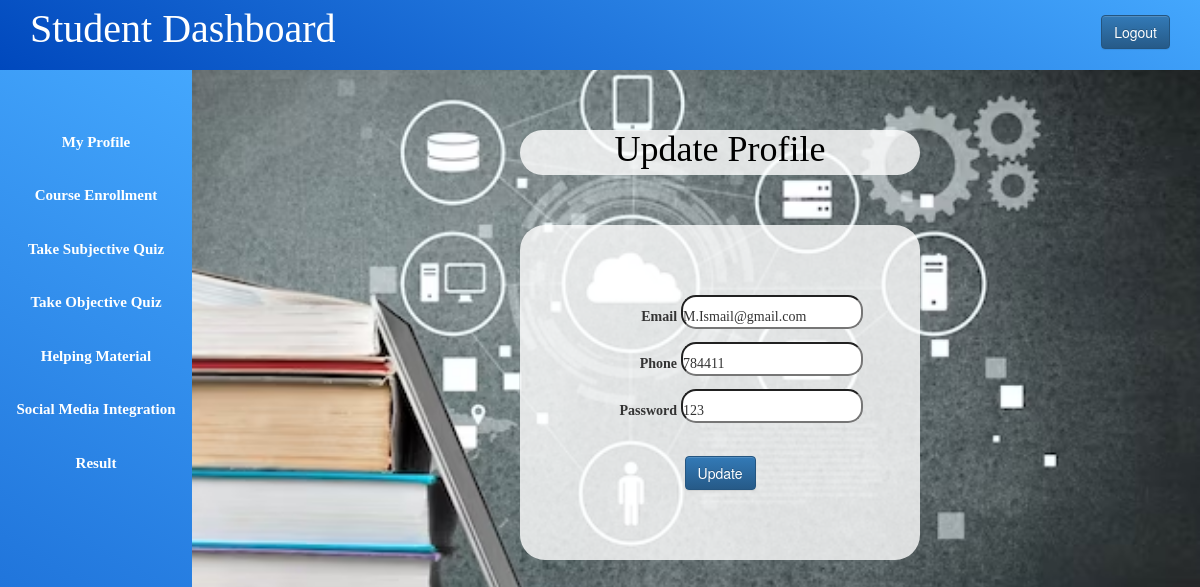
The page /student_profile.php (signed in) on the database its author committed.
### tables this page shows
CREATE TABLE IF NOT EXISTS `user` (
  `id` int NOT NULL AUTO_INCREMENT,
  `username` varchar(50) DEFAULT NULL,
  `phone` varchar(50) DEFAULT NULL,
  `email` varchar(50) DEFAULT NULL,
  `usertype` varchar(50) DEFAULT NULL,
  `password` varchar(50) DEFAULT NULL,
  PRIMARY KEY (`id`)
);

### student_profile.php (the view, shortened to what this page needs)
<?php
$host="localhost";
$user="root";
$password="";
$db="lms";
$data=mysqli_connect($host, $user, $password, $db);
$name=$_SESSION['username'];
$sql="SELECT * FROM user WHERE username='$name' ";
$result=mysqli_query($data,$sql);
$info=mysqli_fetch_assoc($result);
?>
<!DOCTYPE html>
<html>
<head>
	<?php
	include 'student_css.php';
	?>
</head>
<body>
	<?php
	include 'student_sidebar.php';
	?>
	<div class="content">
		<center>
			<h1 class="deco">Update Profile</h1>
			<br><br>
		<form action="#" method="POST">
			<div class="div_des">
			<div>
				<label style="font-family: cursive !important;">Email</label>
				<input style="font-family: verdana; border-radius: 15px; padding-top: 10px;" type="email" name="email" value="<?php echo "{$info['email']}" ?>">
			</div>
			<div>
				<label style="font-family: cursive !important;">Phone</label>
				<input style="font-family: verdana; border-radius: 15px; padding-top: 10px;" type="number" name="phone" value="<?php echo "{$info['phone']}" ?>">
			</div>
			<div>
				<label style="font-family: cursive !important;">Password</label>
				<input style="font-family: verdana; border-radius: 15px; padding-top: 10px;" type="text" name="password" value="<?php echo "{$info['password']}" ?>">
			</div>
			<br>
			<div>
				<input type="submit" class="btn btn-primary" name="update_profile" value="Update">
			</div>
			</div>
		</form>
		</center>
	</div>
</body>
</html>

### admin.css (style rules this page uses)
* { margin: 0px; padding: 0px; }
.content { margin-left: 20%; margin-top: 5%; }

### student_profile.php (style rules this page uses)
body { background-image: url('studentbackground.jpg'); background-repeat: no-repeat; background-position: center; background-size: cover; width: 100%; height: 641px; margin: 0; }
label { display: inline-block; text-align: right; width: 100px; padding-top: 10px; padding-bottom: 10px; }
.deco { style="font-family: verdana; text-shadow: 5px 5px 10px #aaa; font-family: cursive !important; color: black; background-color: rgba(255, 255, 255, 0.8); width: 400px; border-radius: 25px; padding-bottom: 5px;" }
.div_des { border-radius: 25px; background-color: rgba(255, 255, 255, 0.8); width: 400px; padding-top: 70px; padding-bottom: 70px; }

### rows shown on the page
user: email "M.Ismail@gmail.com", phone "784411", password "123"
